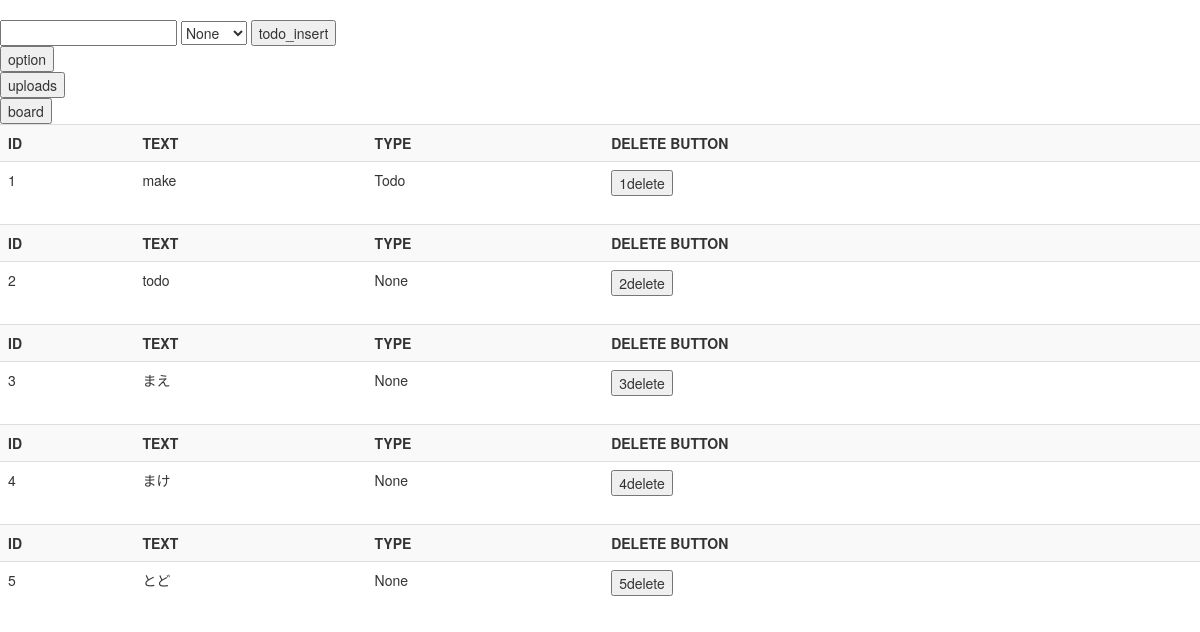
The app's page /, older data.
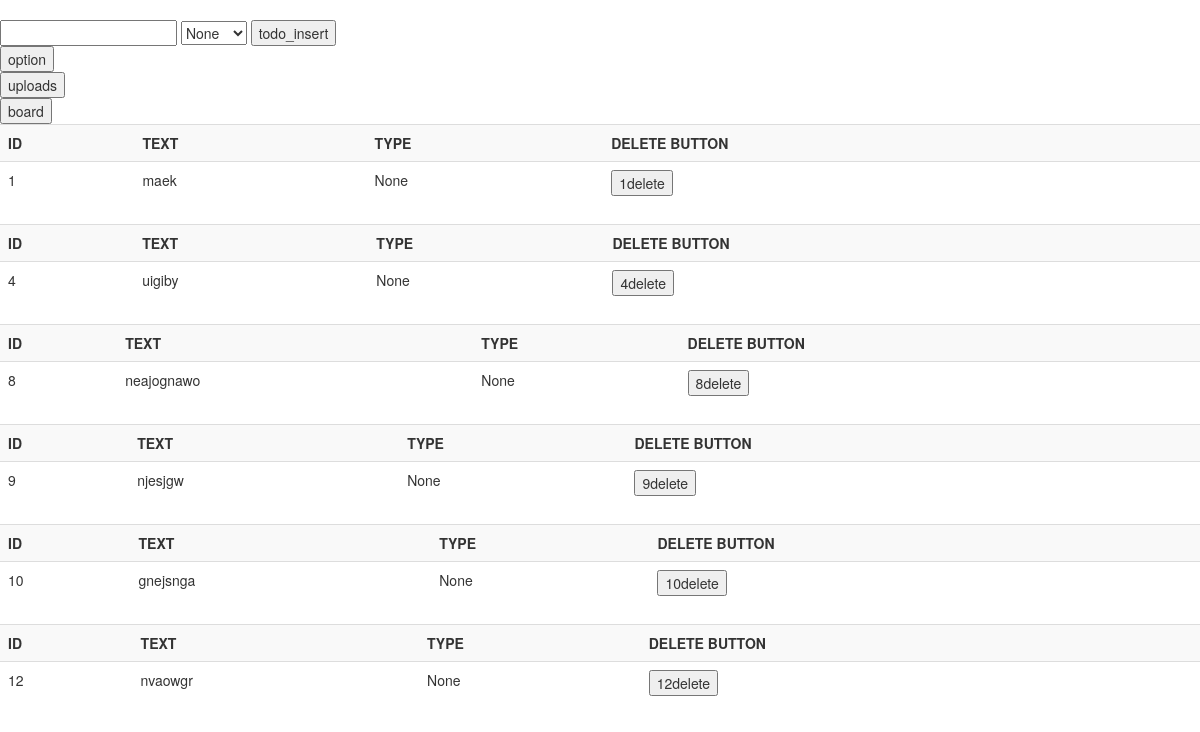
The same page, newer data.
### tables this page shows
CREATE TABLE todos(id INTEGER PRIMARY KEY, contents TEXT NOT NULL, type text none);

### app.py (the view)
@app.route("/", methods=["POST", "GET"])
def index():
    todo_lists = todo_db.execute("SELECT * FROM todos")
    return render_template("./index.html", todo_lists=todo_lists, types=types)

### templates/index.html
{% extends "layout.html" %}
{% block body %}
<form action="/todo_insert" method="post">
    <input id="text_insert" name="text_insert">
    <select id="type_text" name="type_text">
        {% for type in types %}
        <option value="{{ type }}" name="type">{{ type }}</option>
        {% endfor %}
    </select>
    <button id="btn_todo_insert" name="btn_todo_insert">todo_insert</button>
</form>
<form action="/option" method="post">
    <button>option</button>
</form>
<form action="uploads" method="post">
    <button>uploads</button>
</form>
<form action="/board">
    <button>board</button>
</form>
{% for todo_list in todo_lists %}
<table class="table table-striped">
    <tr>
        <th>ID</th>
        <th>TEXT</th>
        <th>TYPE</th>
        <th>DELETE BUTTON</th>
    </tr>
    <tr>
        <td>{{ todo_list[0] }}</td>
        <td>{{ todo_list[1] }}</td>
        <td>{{ todo_list[2] }}</td>
        <td>
            <form action="loop_delete" method="post">
                <button id="btn_loop_delete" name="btn_loop_delete" value="{{todo_list[0]}}">
                    {{ todo_list[0]}}delete</button>
            </form>
        </td>
    </tr>
</table>
{% endfor %}
{% endblock %}

### templates/layout.html (shortened to what this page needs)
<!DOCTYPE html>
<html lang="ja">
<head>
        <link href="https://maxcdn.bootstrapcdn.com/bootstrap/3.3.1/css/bootstrap.min.css" ;; rel="stylesheet">
        <link rel="stylesheet" href="/static/css/style.css">
</head>
<body>
    {% block body %}
    {% endblock %}
</body>
</html>

Row changes from the older to the newer data that the page shows:
removed todos: id "2", contents "todo", type "None"
removed todos: id "3", contents "まえ", type "None"
removed todos: id "5", contents "とど", type "None"
changed todos id 1: contents "make" → "maek"; type "Todo" → "None"
changed todos id 4: contents "まけ" → "uigiby"
added todos: id "8", contents "neajognawo", type "None"
added todos: id "9", contents "njesjgw", type "None"
added todos: id "10", contents "gnejsnga", type "None"
added todos: id "12", contents "nvaowgr", type "None"
